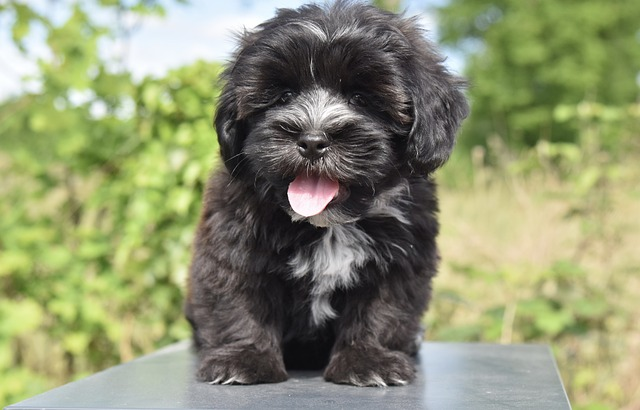
#> input picture 5 essential functions/dog.jpg, 640 x 410 px
$ python erode.py
#> lines starting #> are read from the running program, lines starting #| are printed output that depends on the picture
import cv2 as cv

img=cv.imread("./dog.jpg")
#> img is the input picture: shape (410, 640, 3); mean B, G, R 113.3, 147.4, 142.2
cv.imshow("color",img)

canny=cv.Canny(img,125,175)
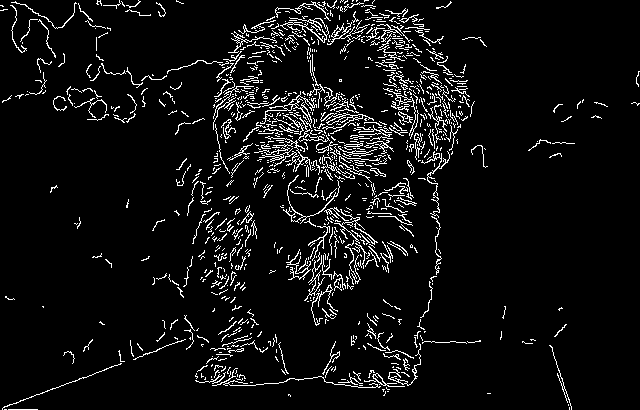
#> canny: shape (410, 640); 6.3% white in thin lines or dots
dilate=cv.dilate(canny,(3,3),iterations=1)
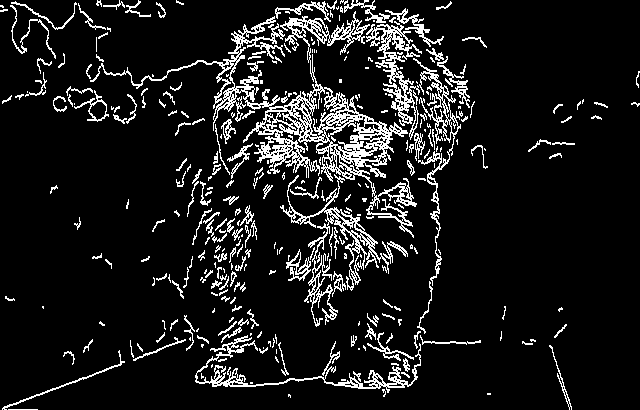
#> dilate: shape (410, 640); 10.4% white in thin lines or dots
erode=cv.erode(dilate,(3,3),iterations=1)
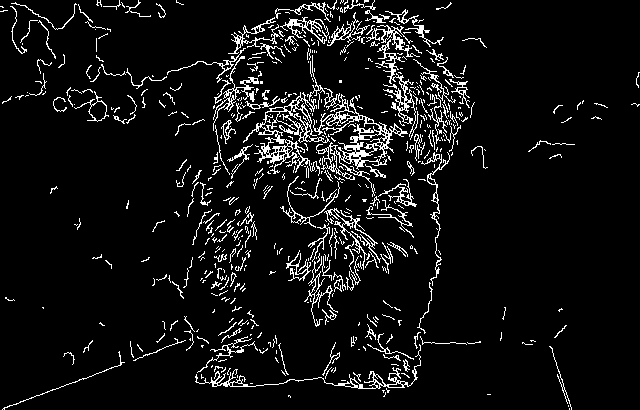
#> erode: shape (410, 640); 7% white in thin lines or dots
cv.imshow("dilate",erode)

cv.waitKey(0)
